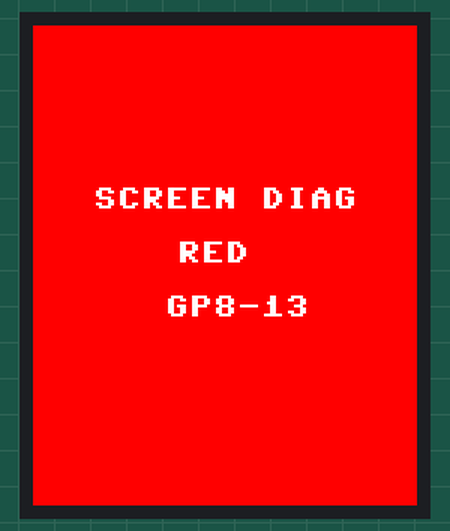
This program was run on a simulated Raspberry Pi Pico running MicroPython. On the bench: 128×160 colour display. Library files of the repository ran but are not shown: st7735_1inch8.py.

Above: at 1.3 s.
At 2.5 s:
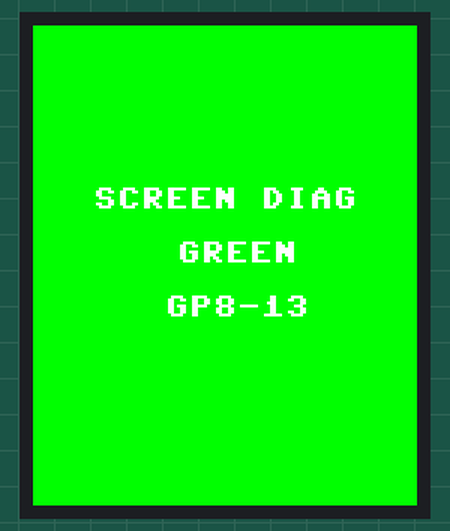
At 3.8 s:
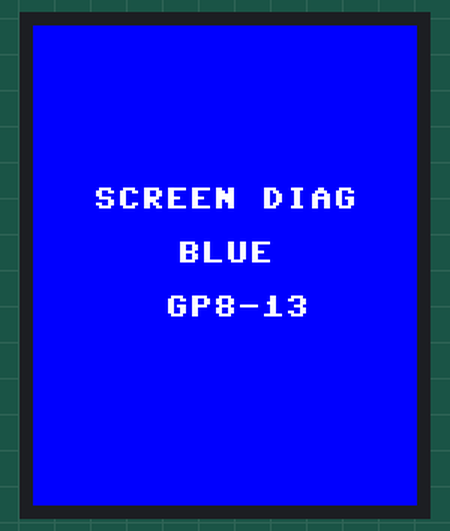
At 5.1 s:
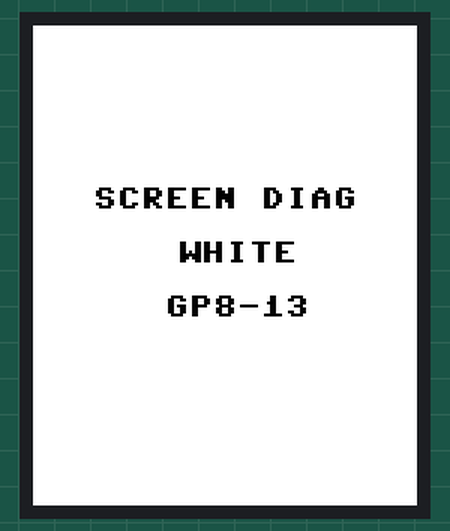
At 6.4 s:
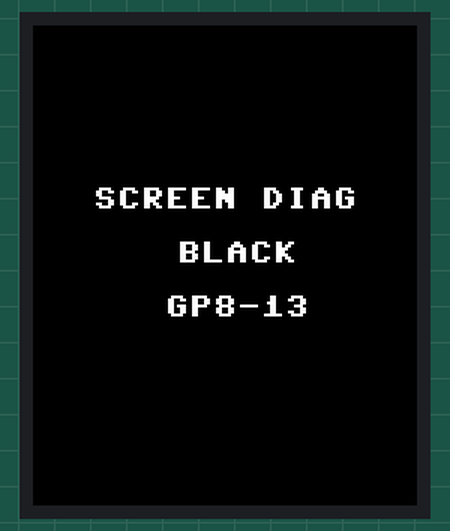

The program:

screen_diag.py
```python
from machine import Pin, PWM  # pyright: ignore[reportMissingImports]
import time
import lcd


def main():
    bl = PWM(Pin(13))
    bl.freq(1000)
    bl.duty_u16(52000)

    d = lcd.LCD_1inch8()

    colors = [
        (0xF800, "RED"),
        (0x07E0, "GREEN"),
        (0x001F, "BLUE"),
        (0xFFFF, "WHITE"),
        (0x0000, "BLACK"),
    ]

    while True:
        for color, name in colors:
            d.fill(color)
            text_color = 0x0000 if color == 0xFFFF else 0xFFFF
            d.text("SCREEN DIAG", 20, 54, text_color)
            d.text(name, 48, 72, text_color)
            d.text("GP8-13", 44, 90, text_color)
            d.show()
            time.sleep(1)


if __name__ == "__main__":
    main()
```

lcd.py
```python
# Pico LCD adapter module.
# Expects st7735_1inch8.py to be present on the Pico filesystem.

from st7735_1inch8 import LCD_1inch8  # pyright: ignore[reportMissingImports]
```

Measured:
- by itself, everything shown: repeats every 6.4 s, in 5 steps
- what the display in image 0 shows lasts 1.3 s, from 1.2 s to 2.5 s
